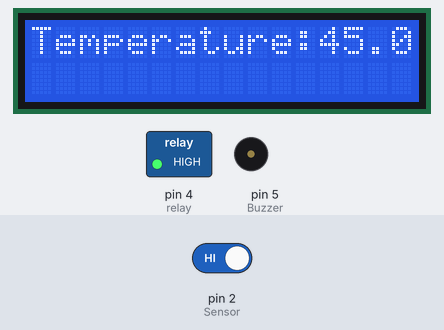
This sketch was run on a simulated Arduino Uno, built with avr-gcc and run on an emulated ATmega328P. Shown: 16×2 character LCD, switched loads named in the sketch (green lamp = pin HIGH), buzzer (waves = sounding, pin HIGH). The inputs (shaded band) are chosen by the test bench; at power-on: pin 2 (Sensor) HIGH. What the sketch prints to the serial monitor is not drawn.

Above: at 6.7 s.
6.8 s: pin 2 (Sensor) driven LOW
At 9.4 s:
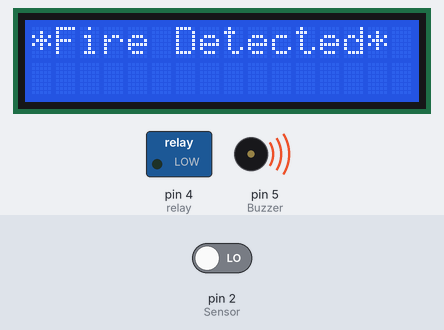
At 20.4 s:
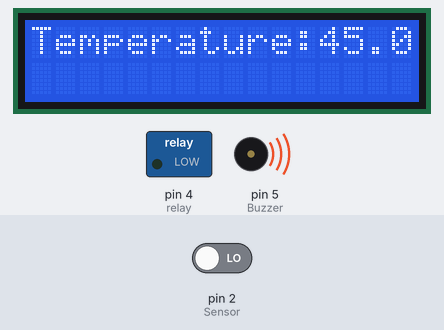
20.5 s: pin 2 (Sensor) driven HIGH
At 23.6 s:
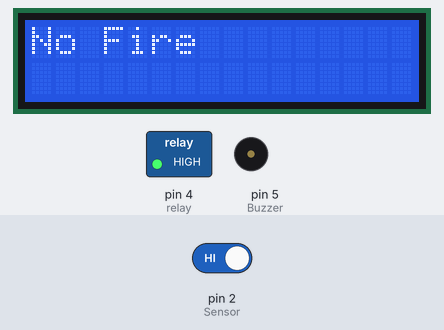
Timing chart, 0 to 25.1 s (numbered marks = the images above; inputs shaded):
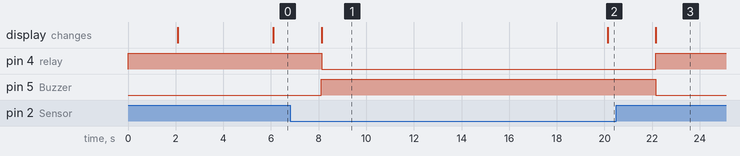

Measured:
- after the input at 6.8 s, pin 4 (relay): HIGH → LOW after 1.3 s; pin 5 (Buzzer): LOW → HIGH after 1.3 s; the display: changes after 1.3 s (image 1)
- after the input at 20.5 s, pin 4 (relay): LOW → HIGH after 1.7 s; pin 5 (Buzzer): HIGH → LOW after 1.6 s; the display: changes after 1.7 s (image 3)
- what the display in image 1 shows lasts 12.0 s, from 8.1 s to 20.1 s

The sketch:

rough.ino
```cpp
#include <Wire.h>
#include <LiquidCrystal_I2C.h>

#define Sensor 2
#define Buzzer 5
#define relay 4

// Initialize the LCD object
LiquidCrystal_I2C lcd(0x27, 16, 2);

void setup() {
  Serial.begin(9600);
  pinMode(Sensor, INPUT);
  pinMode(Buzzer, OUTPUT);
  pinMode(relay, OUTPUT);
  digitalWrite(relay, HIGH);

  Serial.println("Temperature Monitor!");

  // Initialize the LCD
  lcd.init();
  lcd.backlight(); // Ensure the backlight is turned on
  lcd.clear();
  lcd.setCursor(0, 0);
  lcd.print("DETECTING FIRE");
  delay(2000);

  // Clear the LCD and set cursor position
  lcd.clear();
  lcd.setCursor(0, 0);
  delay(2000);
}

void loop() {
  delay(2000);

  // Custom temperature value (replace with your desired temperature)
  float t = 45.0;
  Serial.print("Temperature:");
  Serial.print(t);
  Serial.println("*C");

  // Display temperature on the LCD
  lcd.clear();
  lcd.setCursor(0, 0);
  lcd.print("Temperature:");
  lcd.setCursor(12, 0); // Ensure the cursor position is within the display size
  lcd.print(t);
  delay(2000);

  // Assuming flame sensor reading
  bool value = digitalRead(Sensor);
  Serial.println(value);

  if (value == LOW) {
    if (t > 40.00) {
      digitalWrite(Buzzer, HIGH);
      lcd.clear();
      lcd.setCursor(0, 0);
      lcd.print("*Fire Detected*");
      Serial.println("Fire Detected");
    }
    digitalWrite(relay, LOW);
    delay(10000);
  } else {
    digitalWrite(Buzzer, LOW);
    lcd.clear();
    lcd.setCursor(0, 0);
    lcd.print("No Fire");
    Serial.println("No Fire ");
    digitalWrite(relay, HIGH);
    delay(2000);
  }
}
```
